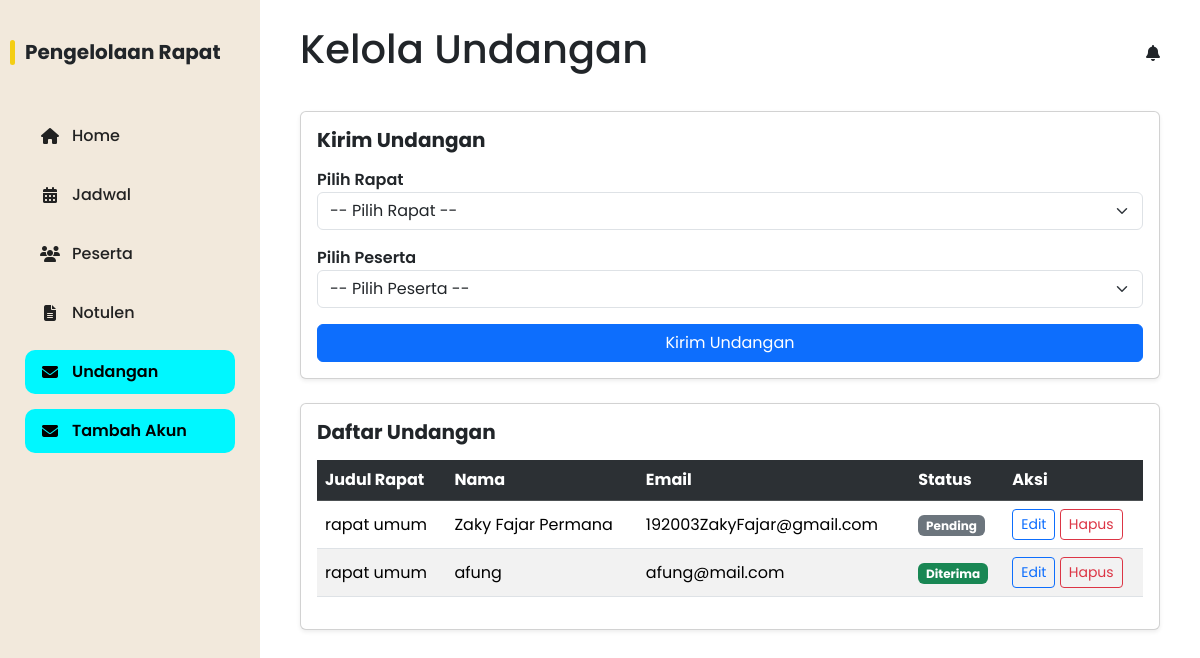
The page /admin_rapat/undangan_admin.php?notif=sent on the database its author committed.
### tables this page shows
CREATE TABLE `meetings_participant` (
  `id` int(11) NOT NULL,
  `meeting_id` int(11) DEFAULT NULL,
  `participant_id` int(11) NOT NULL,
  `attendance_status` enum('accepted','declined','pending') DEFAULT 'pending'
);

CREATE TABLE `meetings` (
  `id` int(11) NOT NULL,
  `title` varchar(255) NOT NULL,
  `descriptions` text DEFAULT NULL,
  `dates` date NOT NULL,
  `start_time` time NOT NULL,
  `end_time` time NOT NULL,
  `locations` varchar(255) DEFAULT NULL,
  `leader` varchar(100) DEFAULT NULL,
  `status_meetings` enum('upcoming','ongoing','completed') DEFAULT 'upcoming',
  `created_by` varchar(255) DEFAULT NULL,
  `created_at` timestamp NOT NULL DEFAULT current_timestamp()
);

CREATE TABLE `participant` (
  `id` int(11) NOT NULL,
  `name` varchar(255) NOT NULL,
  `email` varchar(255) NOT NULL,
  `department` varchar(100) DEFAULT NULL,
  `position` varchar(100) DEFAULT NULL,
  `phone` varchar(20) DEFAULT NULL,
  `status` enum('aktif','nonaktif','pending') DEFAULT 'aktif',
  `created_at` timestamp NOT NULL DEFAULT current_timestamp()
);

### admin_rapat/undangan_admin.php (the view, shortened to what this page needs)
<?php
include '../koneksi.php'; ?>
<!DOCTYPE html>
<html lang="id">
<head>
  <link href="https://cdn.jsdelivr.net/npm/bootstrap@5.3.2/dist/css/bootstrap.min.css" rel="stylesheet">
</head>
<body>
  <div class="sidebar">
    <h2>Pengelolaan Rapat</h2>
    <div class="menu">
      <a href="dashboard_admin.php"><i class="fas fa-home"></i> Home</a>
      <a href="jadwal_admin.php"><i class="fas fa-calendar-alt"></i> Jadwal</a>
      <a href="peserta_admin.php"><i class="fas fa-users"></i> Peserta</a>
      <a href="notulen_admin.php"><i class="fas fa-file-alt"></i> Notulen</a>
      <a href="undangan_admin.php" class="active"><i class="fas fa-envelope"></i> Undangan</a>
      <a href="tambah_akun.php" class="active"><i class="fas fa-envelope"></i> Tambah Akun</a>
    </div>
  </div>
  <div class="main">
    <div class="topbar">
      <h1>Kelola Undangan</h1>
      <i class="fas fa-bell"></i>
    </div>
    <div class="card shadow-sm mb-4">
      <div class="card-body">
        <h5 class="card-title mb-3 fw-bold">Kirim Undangan</h5>
        <form method="POST">
          <label class="fw-semibold">Pilih Rapat</label>
          <select name="meeting_id" class="form-select mb-3" required>
            <option value="">-- Pilih Rapat --</option>
          </select>
          <label class="fw-semibold">Pilih Peserta</label>
        <select name="participant_id" class="form-select mb-3" required>
            <option value="">-- Pilih Peserta --</option>
          </select>
          <button class="btn btn-primary w-100">Kirim Undangan</button>
        </form>
      </div>
    </div>
    <div class="card shadow-sm">
      <div class="card-body">
        <h5 class="fw-bold mb-3">Daftar Undangan</h5>
        <table class="table table-striped align-middle">
          <tr class="table-dark">
            <th>Judul Rapat</th>
            <th>Nama</th>
            <th>Email</th>
            <th>Status</th>
            <th>Aksi</th>
          </tr>
          <?php
          $data = mysqli_query($koneksi, "
          SELECT mp.id as mpid, m.title, p.name, p.email, mp.attendance_status
          FROM meetings_participant mp
          INNER JOIN meetings m ON mp.meeting_id = m.id
          INNER JOIN participant p ON mp.participant_id = p.id
        ");
          while ($d = mysqli_fetch_assoc($data)) {
            if ($d['attendance_status'] == 'accepted') {
              $s = "<span class='badge bg-success'>Diterima</span>";
            } elseif ($d['attendance_status'] == 'declined') {
              $s = "<span class='badge bg-danger'>Ditolak</span>";
            } else {
              $s = "<span class='badge bg-secondary'>Pending</span>";
            }
            echo "
            <tr>
              <td>{$d['title']}</td>
              <td>{$d['name']}</td>
              <td>{$d['email']}</td>
              <td>$s</td>
              <td>
                <a href='undangan_edit.php?id={$d['mpid']}' class='btn btn-outline-primary btn-sm'>Edit</a>
                <a href='undangan_hapus.php?id={$d['mpid']}' class='btn btn-outline-danger btn-sm' onclick='return confirm(\"Yakin menghapus undangan ini?\")'>Hapus</a>
              </td>
            </tr>
          ";
          }
          ?>
        </table>
      </div>
    </div>
  </div>
</body>
</html>

### admin_rapat/undangan_admin.php (style rules this page uses)
* { margin: 0; padding: 0; box-sizing: border-box; font-family: 'Poppins', sans-serif; }
body { display: flex; height: 100vh; overflow: hidden; }
.sidebar { width: 260px; background-color: #f2e9dc; display: flex; flex-direction: column; justify-content: flex-start; padding: 40px 25px; position: fixed; left: 0; top: 0; height: 100vh; }
.sidebar h2 { font-size: 20px; font-weight: 700; margin-bottom: 50px; position: relative; }
.sidebar h2::before { content: ""; width: 5px; height: 25px; background-color: #f4ce14; position: absolute; left: -15px; top: 0; border-radius: 3px; }
.sidebar .menu { display: flex; flex-direction: column; gap: 15px; }
.menu a { text-decoration: none; color: #222; display: flex; align-items: center; gap: 12px; padding: 10px 15px; border-radius: 10px; font-weight: 500; transition: 0.3s; }
.menu a:hover, .menu a.active { background-color: #00f7ff; color: #000; font-weight: 600; }
.menu i { width: 20px; text-align: center; }
.main { flex: 1; background-color: #fff; padding: 25px 40px; overflow-y: auto; margin-left: 260px; }
.topbar { display: flex; justify-content: space-between; align-items: center; margin-bottom: 30px; }

### rows shown on the page
meetings_participant: meeting.title "rapat umum", participant.name "Zaky Fajar Permana", participant.email "192003ZakyFajar@gmail.com", attendance_status "Pending"
meetings_participant: meeting.title "rapat umum", participant.name "afung", participant.email "afung@mail.com", attendance_status "Diterima"
